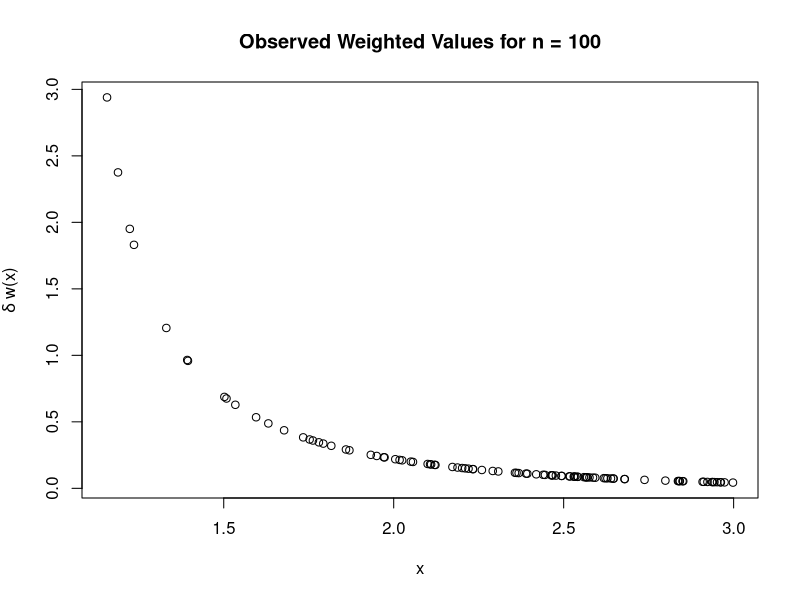
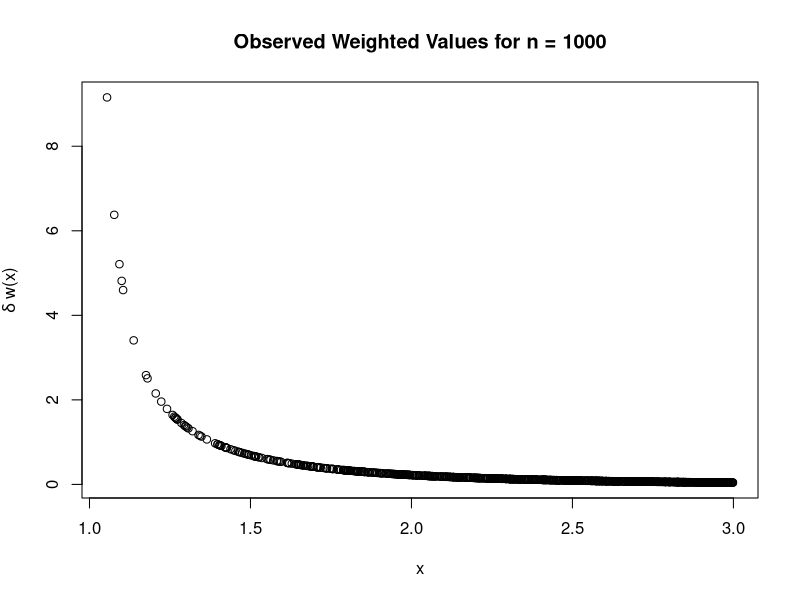
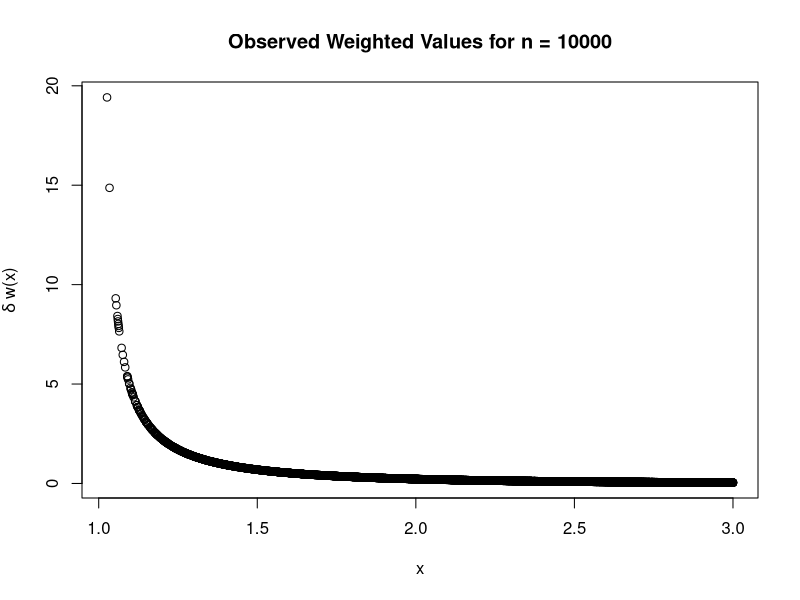

R code for these plots, in order:
## ---- chunk 1
knitr::opts_chunk$set(echo = TRUE)
## ---- chunk 2
set.seed(51145063)

ci <- function(mean, sd) {
  mean + sd * qnorm(c(0.025, 0.975))
}

delta <- function(x) {
  2 * sqrt(x / (x + 1)) * exp(-x)
}


mc <- function(n) {
  sample <- runif(n, 1, 3)
  
  est <- mean(sapply(sample, delta))
  se <- sd(sapply(sample, delta)) / sqrt(n)
  # se <- sqrt((mean(sapply(sample, function(x) delta(x)^2)) - est ^ 2) / n)
  
  return(c(est, se))
}
## ---- chunk 3
a1 <- mc(100)
a1_est <- a1[1]
a1_se <- a1[2]
a1_ci <- ci(a1[1], a1[2])

a2 <- mc(1000)
a2_est <- a2[1]
a2_se <- a2[2]
a2_ci <- ci(a2[1], a2[2])

a3 <- mc(10000)
a3_est <- a3[1]
a3_se <- a3[2]
a3_ci <- ci(a3[1], a3[2])

knitr::kable(
rbind(c(100, round(a1[1], 6), round(a1[2], 6), paste('(', round(a1_ci[1],6), ',', round(a1_ci[2],6), ')')),
      c(1000, round(a2[1], 6), round(a2[2], 6), paste('(', round(a2_ci[1],6), ',', round(a2_ci[2],6), ')')),
      c(10000, round(a3[1], 6), round(a3[2], 6), paste('(', round(a3_ci[1],6), ',', round(a3_ci[2],6), ')'))),
col.names=c('Sample size', 'Estimate', 'Standard Error', 'CI'),
caption="Monte Carlo Estimates"
  )
## ---- chunk 4
g <- function(x) (x - 1) / 2

is <- function(n) {
  sample <- 1 + 2 * sqrt(runif(n))
  
  weighted_obv <- sapply(sample, function(x) delta(x) / (2 * g(x)))
  
  est <- mean(weighted_obv)
  se <- sd(weighted_obv) / sqrt(n)

  plot(sample, weighted_obv, ylab=bquote(delta~'w(x)'), xlab='x', 
       main=paste('Observed Weighted Values for n =', n))
  c(est, se)
}
## ---- chunk 5
b1 <- is(100)
b1_est <- b1[1]
b1_se <- b1[2]
b1_ci <- ci(b1[1], b1[2])

b2 <- is(1000)
b2_est <- b2[1]
b2_se <- b2[2]
b2_ci <- ci(b2[1], b2[2])

b3 <- is(10000)
b3_est <- b3[1]
b3_se <- b3[2]
b3_ci <- ci(b3[1], b3[2])

knitr::kable(
rbind(c(100, round(b1[1], 6), round(b1[2], 6), paste('(', round(b1_ci[1],6), ',', round(b1_ci[2],6), ')')),
      c(1000, round(b2[1], 6), round(b2[2], 6), paste('(', round(b2_ci[1],6), ',', round(b2_ci[2],6), ')')),
      c(10000, round(b3[1], 6), round(b3[2], 6), paste('(', round(b3_ci[1],6), ',', round(b3_ci[2],6), ')'))),
col.names=c('Sample size', 'Estimate', 'Standard Error', 'CI'),
caption="Monte Carlo Estimates"
  )
## ---- chunk 6
eta <- function(x) 2 * exp(-x)

cv <- function(n) {
  sample <- runif(n, 1, 3)
  
  est1 <- mean(sapply(sample, delta))
  est2 <- mean(eta(sample))

  var1 <- var(sapply(sample, delta)) / n
  var2 <- var(eta(sample)) / n
  cov <- mean((sapply(sample, delta) - est1) * (eta(sample) - est2)) / (n - 1)
  
  alpha <- - cov / var2

  est <- est1 + alpha * (est2 - (exp(-1) - exp(-3)))
  se <- sqrt(var1 + 2 * alpha * cov + alpha ^ 2 * var2)
  
  c(est, se)
}
## ---- chunk 7
c1 <- cv(100)
c1_est <- c1[1]
c1_se <- c1[2]
c1_ci <- ci(c1[1], c1[2])

c2 <- cv(1000)
c2_est <- c2[1]
c2_se <- c2[2]
c2_ci <- ci(c2[1], c2[2])

c3 <- cv(10000)
c3_est <- c3[1]
c3_se <- c3[2]
c3_ci <- ci(c3[1], c3[2])

knitr::kable(
rbind(c(100, round(c1[1], 6), round(c1[2], 6), paste('(', round(c1_ci[1],6), ',', round(c1_ci[2],6), ')')),
      c(1000, round(c2[1], 6), round(c2[2], 6), paste('(', round(c2_ci[1],6), ',', round(c2_ci[2],6), ')')),
      c(10000, round(c3[1], 6), round(c3[2], 6), paste('(', round(c3_ci[1],6), ',', round(c3_ci[2],6), ')'))),
col.names=c('Sample size', 'Estimate', 'Standard Error', 'CI'),
caption="Control Variate Estimates"
  )
## ---- chunk 8
antithetic <- function(n) {
  sample <- runif(n)

  est1 <- mean(sapply(sample, function(x) delta(2*x+1)))
  est2 <- mean(sapply(sample, function(x) delta(3-2*x)))
  
  var1 <- var(sapply(sample, function(x) delta(2*x+1))) / n
  var2 <- var(sapply(sample, function(x) delta(3-2*x))) / n
  cov <- mean((sapply(sample, function(x) delta(2*x+1)) - est1) * 
                (sapply(sample, function(x) delta(3-2*x)) - est2)) / (n - 1)
  
  est <- (est1 + est2) / 2
  se <- sqrt((var1 + 2 * cov + var2) / 4)
  
  c(est, se)
}
## ---- chunk 9
d1 <- antithetic(100)
d1_est <- d1[1]
d1_se <- d1[2]
d1_ci <- ci(d1[1], d1[2])

d2 <- antithetic(1000)
d2_est <- d2[1]
d2_se <- d2[2]
d2_ci <- ci(d2[1], d2[2])

d3 <- antithetic(10000)
d3_est <- d3[1]
d3_se <- d3[2]
d3_ci <- ci(d3[1], d3[2])

knitr::kable(
rbind(c(100, round(d1[1], 6), round(d1[2], 6), paste('(', round(d1_ci[1],6), ',', round(d1_ci[2],6), ')')),
      c(1000, round(d2[1], 6), round(d2[2], 6), paste('(', round(d2_ci[1],6), ',', round(d2_ci[2],6), ')')),
      c(10000, round(d3[1], 6), round(d3[2], 6), paste('(', round(d3_ci[1],6), ',', round(d3_ci[2],6), ')'))),
col.names=c('Sample size', 'Estimate', 'Standard Error', 'CI'),
caption="Control Variate Estimates"
  )
